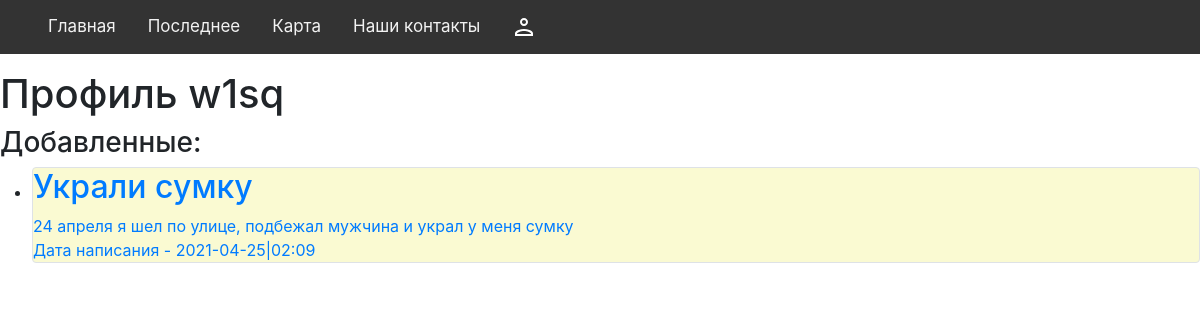
Before: /profile/1 with the older database file.
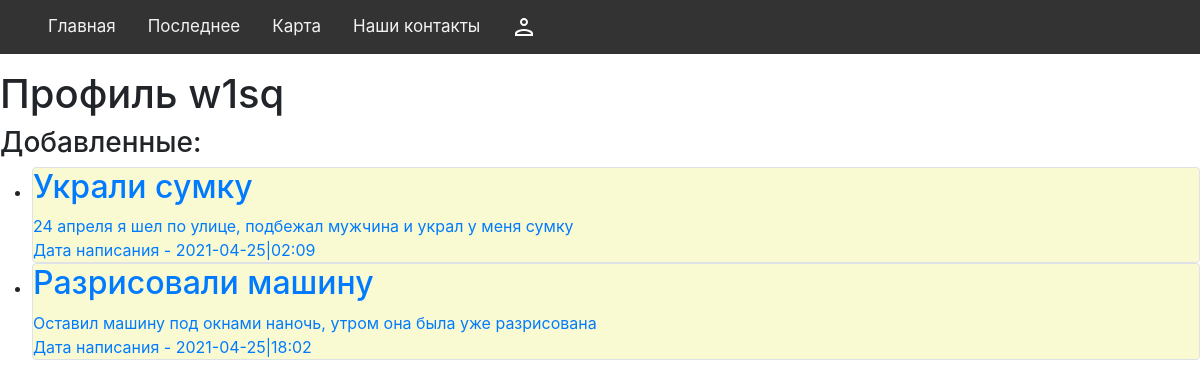
After: the same page with the newer database file.
### data/crimes.py (models this page shows)
class Crimes(SqlAlchemyBase):
    __tablename__ = "crimes"
    id = sqlalchemy.Column(sqlalchemy.Integer, primary_key=True, autoincrement=True)
    kind = sqlalchemy.Column(sqlalchemy.String, nullable=True)
    title = sqlalchemy.Column(sqlalchemy.String, nullable=True)
    adress = sqlalchemy.Column(sqlalchemy.String, nullable=True)
    content = sqlalchemy.Column(sqlalchemy.String, nullable=True)
    created_date = sqlalchemy.Column(sqlalchemy.DateTime, default=datetime.datetime.now)
    user_id = sqlalchemy.Column(sqlalchemy.Integer, sqlalchemy.ForeignKey("users.id"))
    user = orm.relation("User")

### app.py (the view, shortened to what this page needs)
@app.route("/profile/<id>", methods=["POST", "GET"])
def profile(id):
    global logged
    global user_data
    db_sess = db_session.create_session()
    lich_crimes = db_sess.query(Crimes).filter(Crimes.user_id == id).all()
    if request.method == "POST":
        logged = False
        user_data = None
        return redirect("/")
    if not user_data or str(user_data.id) != str(id):
        user_data1 = db_sess.query(User).filter(User.id == id).first()
        return render_template(
            "profile.html",
            login=logged,
            user_data=user_data1,
            crimes=lich_crimes,
            admin=False,
        )

### data/db_session.py (called while the page is built)
def create_session() -> Session:
    global __factory
    return __factory()

### templates/profile.html (shortened to what this page needs)
{% extends 'base.html' %}
{% block content -%}
<h1>Профиль {{user_data.name}}</h1>
<div>
    <h3>Добавленные:</h3>
    <ul>
        {% for item in crimes %}
        <li><a href="/crimes/{{item.id}}">
                <div class="col-md6 border rounded" style="background-color: lightgoldenrodyellow;">
                    <h2>{{item.title}}</h2>
                    <div>
                        {{item.content}}
                    </div>
                    <div>
                        Дата написания - {{item.created_date.isoformat("|","minutes")}}
                    </div>
                </div>
            </a></li>
        {% endfor %}
    </ul>
</div>{% endblock -%}

Changed rows visible on the page:
added Crimes: title "Разрисовали машину", content "Оставил машину под окнами наночь, утром она была уже разрисована", created_date "2021-04-25|18:02"
